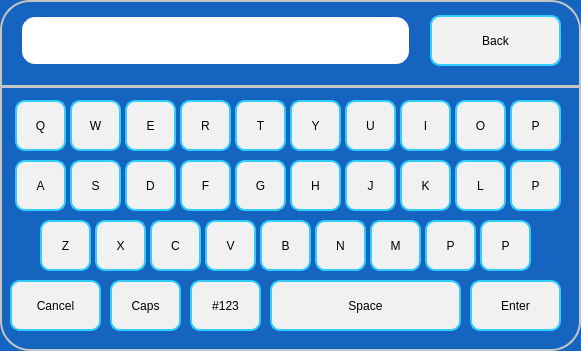
  <widget class="QFrame" name="frOtherAlpha">
   <property name="geometry">
    <rect>
     <x>10</x>
     <y>1070</y>
     <width>581</width>
     <height>351</height>
    </rect>
   </property>
   <property name="styleSheet">
    <string notr="true">	 border: 2px solid #C4C4C3;
    border-bottom-color: #C2C7CB; /* same as the pane color */
    border-radius: 30px;
color: rgb(0, 0, 0);
font: 75 16pt &quot;Roboto Medium&quot;;
background-color: rgb(21, 100, 192);</string>
   </property>
   <property name="frameShape">
    <enum>QFrame::StyledPanel</enum>
   </property>
   <property name="frameShadow">
    <enum>QFrame::Raised</enum>
   </property>
   <widget class="QPushButton" name="pbQ_3">
    <property name="geometry">
     <rect>
      <x>15</x>
      <y>100</y>
      <width>51</width>
      <height>51</height>
     </rect>
    </property>
    <property name="focusPolicy">
     <enum>Qt::NoFocus</enum>
    </property>
    <property name="styleSheet">
     <string notr="true">background-color: rgb(241, 241, 241);
border-width: 2px;
border-color:  rgb(51, 204, 255);
border-style: solid;
border-radius: 10;
color: rgb(0, 0, 0);
font: 75 16pt &quot;Roboto Medium&quot;;</string>
    </property>
    <property name="text">
     <string>Q</string>
    </property>
   </widget>
   <widget class="QPushButton" name="pbW_3">
    <property name="geometry">
     <rect>
      <x>70</x>
      <y>100</y>
      <width>51</width>
      <height>51</height>
     </rect>
    </property>
    <property name="focusPolicy">
     <enum>Qt::NoFocus</enum>
    </property>
    <property name="styleSheet">
     <string notr="true">background-color: rgb(241, 241, 241);
border-width: 2px;
border-color:  rgb(51, 204, 255);
border-style: solid;
border-radius: 10;
color: rgb(0, 0, 0);
font: 75 16pt &quot;Roboto Medium&quot;;</string>
    </property>
    <property name="text">
     <string>W</string>
    </property>
   </widget>
   <widget class="QPushButton" name="pbE_3">
    <property name="geometry">
     <rect>
      <x>125</x>
      <y>100</y>
      <width>51</width>
      <height>51</height>
     </rect>
    </property>
    <property name="focusPolicy">
     <enum>Qt::NoFocus</enum>
    </property>
    <property name="styleSheet">
     <string notr="true">background-color: rgb(241, 241, 241);
border-width: 2px;
border-color:  rgb(51, 204, 255);
border-style: solid;
border-radius: 10;
color: rgb(0, 0, 0);
font: 75 16pt &quot;Roboto Medium&quot;;</string>
    </property>
    <property name="text">
     <string>E</string>
    </property>
   </widget>
   <widget class="QPushButton" name="pbR_3">
    <property name="geometry">
     <rect>
      <x>180</x>
      <y>100</y>
      <width>51</width>
      <height>51</height>
     </rect>
    </property>
    <property name="focusPolicy">
     <enum>Qt::NoFocus</enum>
    </property>
    <property name="styleSheet">
     <string notr="true">background-color: rgb(241, 241, 241);
border-width: 2px;
border-color:  rgb(51, 204, 255);
border-style: solid;
border-radius: 10;
color: rgb(0, 0, 0);
font: 75 16pt &quot;Roboto Medium&quot;;</string>
    </property>
    <property name="text">
     <string>R</string>
    </property>
   </widget>
   <widget class="QPushButton" name="pbT_3">
    <property name="geometry">
     <rect>
      <x>235</x>
      <y>100</y>
      <width>51</width>
      <height>51</height>
     </rect>
    </property>
    <property name="focusPolicy">
     <enum>Qt::NoFocus</enum>
    </property>
    <property name="styleSheet">
     <string notr="true">background-color: rgb(241, 241, 241);
border-width: 2px;
border-color:  rgb(51, 204, 255);
border-style: solid;
border-radius: 10;
color: rgb(0, 0, 0);
font: 75 16pt &quot;Roboto Medium&quot;;</string>
    </property>
    <property name="text">
     <string>T</string>
    </property>
   </widget>
   <widget class="QPushButton" name="pbY_3">
    <property name="geometry">
     <rect>
      <x>290</x>
      <y>100</y>
      <width>51</width>
      <height>51</height>
     </rect>
    </property>
    <property name="focusPolicy">
     <enum>Qt::NoFocus</enum>
    </property>
    <property name="styleSheet">
     <string notr="true">background-color: rgb(241, 241, 241);
border-width: 2px;
border-color:  rgb(51, 204, 255);
border-style: solid;
border-radius: 10;
color: rgb(0, 0, 0);
font: 75 16pt &quot;Roboto Medium&quot;;</string>
    </property>
    <property name="text">
     <string>Y</string>
    </property>
   </widget>
   <widget class="QPushButton" name="pbU_3">
    <property name="geometry">
     <rect>
      <x>345</x>
      <y>100</y>
      <width>51</width>
      <height>51</height>
     </rect>
    </property>
    <property name="focusPolicy">
     <enum>Qt::NoFocus</enum>
    </property>
    <property name="styleSheet">
     <string notr="true">background-color: rgb(241, 241, 241);
border-width: 2px;
border-color:  rgb(51, 204, 255);
border-style: solid;
border-radius: 10;
color: rgb(0, 0, 0);
font: 75 16pt &quot;Roboto Medium&quot;;</string>
    </property>
    <property name="text">
     <string>U</string>
    </property>
   </widget>
   <widget class="QPushButton" name="pbI_3">
    <property name="geometry">
     <rect>
      <x>400</x>
      <y>100</y>
      <width>51</width>
      <height>51</height>
     </rect>
    </property>
    <property name="focusPolicy">
     <enum>Qt::NoFocus</enum>
    </property>
    <property name="styleSheet">
     <string notr="true">background-color: rgb(241, 241, 241);
border-width: 2px;
border-color:  rgb(51, 204, 255);
border-style: solid;
border-radius: 10;
color: rgb(0, 0, 0);
font: 75 16pt &quot;Roboto Medium&quot;;</string>
    </property>
    <property name="text">
     <string>I</string>
    </property>
   </widget>
   <widget class="QPushButton" name="pbO_3">
    <property name="geometry">
     <rect>
      <x>455</x>
      <y>100</y>
      <width>51</width>
      <height>51</height>
     </rect>
    </property>
    <property name="focusPolicy">
     <enum>Qt::NoFocus</enum>
    </property>
    <property name="styleSheet">
     <string notr="true">background-color: rgb(241, 241, 241);
border-width: 2px;
border-color:  rgb(51, 204, 255);
border-style: solid;
border-radius: 10;
color: rgb(0, 0, 0);
font: 75 16pt &quot;Roboto Medium&quot;;</string>
    </property>
    <property name="text">
     <string>O</string>
    </property>
   </widget>
   <widget class="QPushButton" name="pbP_6">
    <property name="geometry">
     <rect>
      <x>510</x>
      <y>100</y>
      <width>51</width>
      <height>51</height>
     </rect>
    </property>
    <property name="focusPolicy">
     <enum>Qt::NoFocus</enum>
    </property>
    <property name="styleSheet">
     <string notr="true">background-color: rgb(241, 241, 241);
border-width: 2px;
border-color:  rgb(51, 204, 255);
border-style: solid;
border-radius: 10;
color: rgb(0, 0, 0);
font: 75 16pt &quot;Roboto Medium&quot;;</string>
    </property>
    <property name="text">
     <string>P</string>
    </property>
   </widget>
   <widget class="QPushButton" name="pbA_3">
    <property name="geometry">
     <rect>
      <x>15</x>
      <y>160</y>
      <width>51</width>
      <height>51</height>
     </rect>
    </property>
    <property name="focusPolicy">
     <enum>Qt::NoFocus</enum>
    </property>
    <property name="styleSheet">
     <string notr="true">background-color: rgb(241, 241, 241);
border-width: 2px;
border-color:  rgb(51, 204, 255);
border-style: solid;
border-radius: 10;
color: rgb(0, 0, 0);
font: 75 16pt &quot;Roboto Medium&quot;;</string>
    </property>
    <property name="text">
     <string>A</string>
    </property>
   </widget>
   <widget class="QPushButton" name="pbS_3">
    <property name="geometry">
     <rect>
      <x>70</x>
      <y>160</y>
      <width>51</width>
      <height>51</height>
     </rect>
    </property>
    <property name="focusPolicy">
     <enum>Qt::NoFocus</enum>
    </property>
    <property name="styleSheet">
     <string notr="true">background-color: rgb(241, 241, 241);
border-width: 2px;
border-color:  rgb(51, 204, 255);
border-style: solid;
border-radius: 10;
color: rgb(0, 0, 0);
font: 75 16pt &quot;Roboto Medium&quot;;</string>
    </property>
    <property name="text">
     <string>S</string>
    </property>
   </widget>
   <widget class="QPushButton" name="pbD_3">
    <property name="geometry">
     <rect>
      <x>125</x>
      <y>160</y>
      <width>51</width>
      <height>51</height>
     </rect>
    </property>
    <property name="focusPolicy">
     <enum>Qt::NoFocus</enum>
    </property>
    <property name="styleSheet">
     <string notr="true">background-color: rgb(241, 241, 241);
border-width: 2px;
border-color:  rgb(51, 204, 255);
border-style: solid;
border-radius: 10;
color: rgb(0, 0, 0);
font: 75 16pt &quot;Roboto Medium&quot;;</string>
    </property>
    <property name="text">
     <string>D</string>
    </property>
   </widget>
   <widget class="QPushButton" name="pbF_3">
    <property name="geometry">
     <rect>
      <x>180</x>
      <y>160</y>
      <width>51</width>
      <height>51</height>
     </rect>
    </property>
    <property name="focusPolicy">
     <enum>Qt::NoFocus</enum>
    </property>
    <property name="styleSheet">
     <string notr="true">background-color: rgb(241, 241, 241);
border-width: 2px;
border-color:  rgb(51, 204, 255);
border-style: solid;
border-radius: 10;
color: rgb(0, 0, 0);
font: 75 16pt &quot;Roboto Medium&quot;;</string>
    </property>
    <property name="text">
     <string>F</string>
    </property>
   </widget>
   <widget class="QPushButton" name="pbG_3">
    <property name="geometry">
     <rect>
      <x>235</x>
      <y>160</y>
      <width>51</width>
      <height>51</height>
     </rect>
    </property>
    <property name="focusPolicy">
     <enum>Qt::NoFocus</enum>
    </property>
    <property name="styleSheet">
     <string notr="true">background-color: rgb(241, 241, 241);
border-width: 2px;
border-color:  rgb(51, 204, 255);
border-style: solid;
border-radius: 10;
color: rgb(0, 0, 0);
font: 75 16pt &quot;Roboto Medium&quot;;</string>
    </property>
    <property name="text">
     <string>G</string>
    </property>
   </widget>
   <widget class="QPushButton" name="pbH_3">
    <property name="geometry">
     <rect>
      <x>290</x>
      <y>160</y>
      <width>51</width>
      <height>51</height>
     </rect>
    </property>
    <property name="focusPolicy">
     <enum>Qt::NoFocus</enum>
    </property>
    <property name="styleSheet">
     <string notr="true">background-color: rgb(241, 241, 241);
border-width: 2px;
border-color:  rgb(51, 204, 255);
border-style: solid;
border-radius: 10;
color: rgb(0, 0, 0);
font: 75 16pt &quot;Roboto Medium&quot;;</string>
    </property>
    <property name="text">
     <string>H</string>
    </property>
   </widget>
   <widget class="QPushButton" name="pbJ_3">
    <property name="geometry">
     <rect>
      <x>345</x>
      <y>160</y>
      <width>51</width>
      <height>51</height>
     </rect>
    </property>
    <property name="focusPolicy">
     <enum>Qt::NoFocus</enum>
    </property>
    <property name="styleSheet">
     <string notr="true">background-color: rgb(241, 241, 241);
border-width: 2px;
border-color:  rgb(51, 204, 255);
border-style: solid;
border-radius: 10;
color: rgb(0, 0, 0);
font: 75 16pt &quot;Roboto Medium&quot;;</string>
    </property>
    <property name="text">
     <string>J</string>
    </property>
   </widget>
   <widget class="QPushButton" name="pbK_3">
    <property name="geometry">
     <rect>
      <x>400</x>
      <y>160</y>
      <width>51</width>
      <height>51</height>
     </rect>
    </property>
    <property name="focusPolicy">
     <enum>Qt::NoFocus</enum>
    </property>
    <property name="styleSheet">
     <string notr="true">background-color: rgb(241, 241, 241);
border-width: 2px;
border-color:  rgb(51, 204, 255);
border-style: solid;
border-radius: 10;
color: rgb(0, 0, 0);
font: 75 16pt &quot;Roboto Medium&quot;;</string>
    </property>
    <property name="text">
     <string>K</string>
    </property>
   </widget>
   <widget class="QPushButton" name="pbL_3">
    <property name="geometry">
     <rect>
      <x>455</x>
      <y>160</y>
      <width>51</width>
      <height>51</height>
     </rect>
    </property>
    <property name="focusPolicy">
     <enum>Qt::NoFocus</enum>
    </property>
    <property name="styleSheet">
     <string notr="true">background-color: rgb(241, 241, 241);
border-width: 2px;
border-color:  rgb(51, 204, 255);
border-style: solid;
border-radius: 10;
color: rgb(0, 0, 0);
font: 75 16pt &quot;Roboto Medium&quot;;</string>
    </property>
    <property name="text">
     <string>L</string>
    </property>
   </widget>
   <widget class="QPushButton" name="pbZ_3">
    <property name="geometry">
     <rect>
      <x>40</x>
      <y>220</y>
      <width>51</width>
      <height>51</height>
     </rect>
    </property>
    <property name="focusPolicy">
     <enum>Qt::NoFocus</enum>
    </property>
    <property name="styleSheet">
     <string notr="true">background-color: rgb(241, 241, 241);
border-width: 2px;
border-color:  rgb(51, 204, 255);
border-style: solid;
border-radius: 10;
color: rgb(0, 0, 0);
font: 75 16pt &quot;Roboto Medium&quot;;</string>
    </property>
    <property name="text">
     <string>Z</string>
    </property>
   </widget>
   <widget class="QPushButton" name="pbX_2">
    <property name="geometry">
     <rect>
      <x>95</x>
      <y>220</y>
      <width>51</width>
      <height>51</height>
     </rect>
    </property>
    <property name="focusPolicy">
     <enum>Qt::NoFocus</enum>
    </property>
    <property name="styleSheet">
     <string notr="true">background-color: rgb(241, 241, 241);
border-width: 2px;
border-color:  rgb(51, 204, 255);
border-style: solid;
border-radius: 10;
color: rgb(0, 0, 0);
font: 75 16pt &quot;Roboto Medium&quot;;</string>
    </property>
    <property name="text">
     <string>X</string>
    </property>
   </widget>
   <widget class="QPushButton" name="pbC_2">
    <property name="geometry">
     <rect>
      <x>150</x>
      <y>220</y>
      <width>51</width>
      <height>51</height>
     </rect>
    </property>
    <property name="focusPolicy">
     <enum>Qt::NoFocus</enum>
    </property>
    <property name="styleSheet">
     <string notr="true">background-color: rgb(241, 241, 241);
border-width: 2px;
border-color:  rgb(51, 204, 255);
border-style: solid;
border-radius: 10;
color: rgb(0, 0, 0);
font: 75 16pt &quot;Roboto Medium&quot;;</string>
    </property>
    <property name="text">
     <string>C</string>
    </property>
   </widget>
   <widget class="QPushButton" name="pbV_2">
    <property name="geometry">
     <rect>
      <x>205</x>
      <y>220</y>
      <width>51</width>
      <height>51</height>
     </rect>
    </property>
    <property name="focusPolicy">
     <enum>Qt::NoFocus</enum>
    </property>
    <property name="styleSheet">
     <string notr="true">background-color: rgb(241, 241, 241);
border-width: 2px;
border-color:  rgb(51, 204, 255);
border-style: solid;
border-radius: 10;
color: rgb(0, 0, 0);
font: 75 16pt &quot;Roboto Medium&quot;;</string>
    </property>
    <property name="text">
     <string>V</string>
    </property>
   </widget>
   <widget class="QPushButton" name="pbB_2">
    <property name="geometry">
     <rect>
      <x>260</x>
      <y>220</y>
      <width>51</width>
      <height>51</height>
     </rect>
    </property>
    <property name="focusPolicy">
     <enum>Qt::NoFocus</enum>
    </property>
    <property name="styleSheet">
     <string notr="true">background-color: rgb(241, 241, 241);
border-width: 2px;
border-color:  rgb(51, 204, 255);
border-style: solid;
border-radius: 10;
color: rgb(0, 0, 0);
font: 75 16pt &quot;Roboto Medium&quot;;</string>
    </property>
    <property name="text">
     <string>B</string>
    </property>
   </widget>
   <widget class="QPushButton" name="pbN_2">
    <property name="geometry">
     <rect>
      <x>315</x>
      <y>220</y>
      <width>51</width>
      <height>51</height>
     </rect>
    </property>
    <property name="focusPolicy">
     <enum>Qt::NoFocus</enum>
    </property>
    <property name="styleSheet">
     <string notr="true">background-color: rgb(241, 241, 241);
border-width: 2px;
border-color:  rgb(51, 204, 255);
border-style: solid;
border-radius: 10;
color: rgb(0, 0, 0);
font: 75 16pt &quot;Roboto Medium&quot;;</string>
    </property>
    <property name="text">
     <string>N</string>
    </property>
   </widget>
   <widget class="QPushButton" name="pbM_2">
    <property name="geometry">
     <rect>
      <x>370</x>
      <y>220</y>
      <width>51</width>
      <height>51</height>
     </rect>
    </property>
    <property name="focusPolicy">
     <enum>Qt::NoFocus</enum>
    </property>
    <property name="styleSheet">
     <string notr="true">background-color: rgb(241, 241, 241);
border-width: 2px;
border-color:  rgb(51, 204, 255);
border-style: solid;
border-radius: 10;
color: rgb(0, 0, 0);
font: 75 16pt &quot;Roboto Medium&quot;;</string>
    </property>
    <property name="text">
     <string>M</string>
    </property>
   </widget>
   <widget class="QPushButton" name="pbCap_2">
    <property name="geometry">
     <rect>
      <x>110</x>
      <y>280</y>
      <width>71</width>
      <height>51</height>
     </rect>
    </property>
    <property name="focusPolicy">
     <enum>Qt::NoFocus</enum>
    </property>
    <property name="styleSheet">
     <string notr="true">background-color: rgb(241, 241, 241);
border-width: 2px;
border-color:  rgb(51, 204, 255);
border-style: solid;
border-radius: 10;
color: rgb(0, 0, 0);
font: 75 16pt &quot;Roboto Medium&quot;;</string>
    </property>
    <property name="text">
     <string>Caps</string>
    </property>
   </widget>
   <widget class="QPushButton" name="pbCancel_4">
    <property name="geometry">
     <rect>
      <x>10</x>
      <y>280</y>
      <width>91</width>
      <height>51</height>
     </rect>
    </property>
    <property name="focusPolicy">
     <enum>Qt::NoFocus</enum>
    </property>
    <property name="styleSheet">
     <string notr="true">background-color: rgb(241, 241, 241);
border-width: 2px;
border-color:  rgb(51, 204, 255);
border-style: solid;
border-radius: 10;
color: rgb(0, 0, 0);
font: 75 16pt &quot;Roboto Medium&quot;;</string>
    </property>
    <property name="text">
     <string>Cancel</string>
    </property>
   </widget>
   <widget class="QPushButton" name="pbSpace_3">
    <property name="geometry">
     <rect>
      <x>270</x>
      <y>280</y>
      <width>191</width>
      <height>51</height>
     </rect>
    </property>
    <property name="focusPolicy">
     <enum>Qt::NoFocus</enum>
    </property>
    <property name="styleSheet">
     <string notr="true">background-color: rgb(241, 241, 241);
border-width: 2px;
border-color:  rgb(51, 204, 255);
border-style: solid;
border-radius: 10;
color: rgb(0, 0, 0);
font: 75 16pt &quot;Roboto Medium&quot;;</string>
    </property>
    <property name="text">
     <string>Space</string>
    </property>
   </widget>
   <widget class="QPushButton" name="pbEnter_4">
    <property name="geometry">
     <rect>
      <x>470</x>
      <y>280</y>
      <width>91</width>
      <height>51</height>
     </rect>
    </property>
    <property name="focusPolicy">
     <enum>Qt::NoFocus</enum>
    </property>
    <property name="styleSheet">
     <string notr="true">background-color: rgb(241, 241, 241);
border-width: 2px;
border-color:  rgb(51, 204, 255);
border-style: solid;
border-radius: 10;
color: rgb(0, 0, 0);
font: 75 16pt &quot;Roboto Medium&quot;;</string>
    </property>
    <property name="text">
     <string>Enter</string>
    </property>
   </widget>
   <widget class="QPushButton" name="pb123_3">
    <property name="geometry">
     <rect>
      <x>190</x>
      <y>280</y>
      <width>71</width>
      <height>51</height>
     </rect>
    </property>
    <property name="focusPolicy">
     <enum>Qt::NoFocus</enum>
    </property>
    <property name="styleSheet">
     <string notr="true">background-color: rgb(241, 241, 241);
border-width: 2px;
border-color:  rgb(51, 204, 255);
border-style: solid;
border-radius: 10;
color: rgb(0, 0, 0);
font: 75 16pt &quot;Roboto Medium&quot;;</string>
    </property>
    <property name="text">
     <string>#123</string>
    </property>
   </widget>
   <widget class="QPushButton" name="pbBack_4">
    <property name="geometry">
     <rect>
      <x>430</x>
      <y>15</y>
      <width>131</width>
      <height>51</height>
     </rect>
    </property>
    <property name="focusPolicy">
     <enum>Qt::NoFocus</enum>
    </property>
    <property name="styleSheet">
     <string notr="true">background-color: rgb(241, 241, 241);
border-width: 2px;
border-color:  rgb(51, 204, 255);
border-style: solid;
border-radius: 10;
color: rgb(0, 0, 0);
font: 75 16pt &quot;Roboto Medium&quot;;</string>
    </property>
    <property name="text">
     <string>Back</string>
    </property>
   </widget>
   <widget class="QLineEdit" name="leInput_4">
    <property name="geometry">
     <rect>
      <x>20</x>
      <y>15</y>
      <width>391</width>
      <height>51</height>
     </rect>
    </property>
    <property name="focusPolicy">
     <enum>Qt::ClickFocus</enum>
    </property>
    <property name="contextMenuPolicy">
     <enum>Qt::NoContextMenu</enum>
    </property>
    <property name="styleSheet">
     <string notr="true">QLineEdit { 
	padding: 1px 18px 1px 10px;
	background-color: rgb(255,255,255);
	border-width: 2px;
	border-color: rgb(21, 100, 192);
	border-style: solid;
	border-radius: 15;
	color: rgb(0, 0, 0);
	font: 75 16pt &quot;Roboto Medium&quot;;
}
QLineEdit:read-only {
	background-color: rgb(245,245,245);
}
QLineEdit[error=true] {
border-color: red;
}
QLineEdit[error=false] {
border-color: rgb(21, 100, 192);
}
</string>
    </property>
    <property name="text">
     <string/>
    </property>
    <property name="maxLength">
     <number>50</number>
    </property>
   </widget>
   <widget class="Line" name="line_4">
    <property name="geometry">
     <rect>
      <x>0</x>
      <y>85</y>
      <width>581</width>
      <height>3</height>
     </rect>
    </property>
    <property name="orientation">
     <enum>Qt::Horizontal</enum>
    </property>
   </widget>
   <widget class="QPushButton" name="pbP_7">
    <property name="geometry">
     <rect>
      <x>510</x>
      <y>160</y>
      <width>51</width>
      <height>51</height>
     </rect>
    </property>
    <property name="focusPolicy">
     <enum>Qt::NoFocus</enum>
    </property>
    <property name="styleSheet">
     <string notr="true">background-color: rgb(241, 241, 241);
border-width: 2px;
border-color:  rgb(51, 204, 255);
border-style: solid;
border-radius: 10;
color: rgb(0, 0, 0);
font: 75 16pt &quot;Roboto Medium&quot;;</string>
    </property>
    <property name="text">
     <string>P</string>
    </property>
   </widget>
   <widget class="QPushButton" name="pbP_8">
    <property name="geometry">
     <rect>
      <x>425</x>
      <y>220</y>
      <width>51</width>
      <height>51</height>
     </rect>
    </property>
    <property name="focusPolicy">
     <enum>Qt::NoFocus</enum>
    </property>
    <property name="styleSheet">
     <string notr="true">background-color: rgb(241, 241, 241);
border-width: 2px;
border-color:  rgb(51, 204, 255);
border-style: solid;
border-radius: 10;
color: rgb(0, 0, 0);
font: 75 16pt &quot;Roboto Medium&quot;;</string>
    </property>
    <property name="text">
     <string>P</string>
    </property>
   </widget>
   <widget class="QPushButton" name="pbP_9">
    <property name="geometry">
     <rect>
      <x>480</x>
      <y>220</y>
      <width>51</width>
      <height>51</height>
     </rect>
    </property>
    <property name="focusPolicy">
     <enum>Qt::NoFocus</enum>
    </property>
    <property name="styleSheet">
     <string notr="true">background-color: rgb(241, 241, 241);
border-width: 2px;
border-color:  rgb(51, 204, 255);
border-style: solid;
border-radius: 10;
color: rgb(0, 0, 0);
font: 75 16pt &quot;Roboto Medium&quot;;</string>
    </property>
    <property name="text">
     <string>P</string>
    </property>
   </widget>
  </widget>
